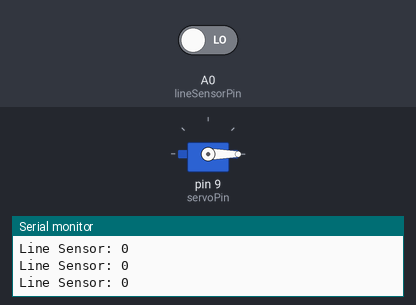
This sketch was run on a simulated Arduino Uno, built with avr-gcc and run on an emulated ATmega328P. Shown: servo, the last lines printed to the serial monitor. Inputs (shaded band) come from the test bench; at power-on: A0 (lineSensorPin) LOW.

Above: at 1.2 s.
1.3 s: A0 (lineSensorPin) driven HIGH
At 4.1 s:
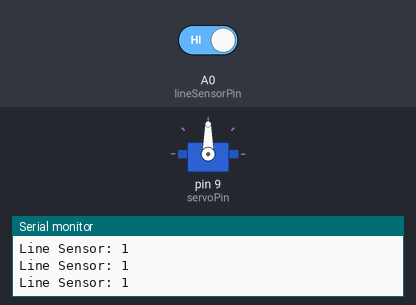
4.3 s: A0 (lineSensorPin) driven LOW
At 5.1 s:
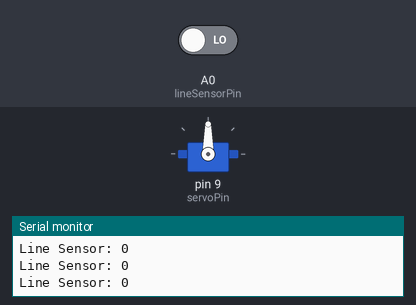
Timing chart, 0 to 7.3 s (numbered marks = the images above; inputs shaded):
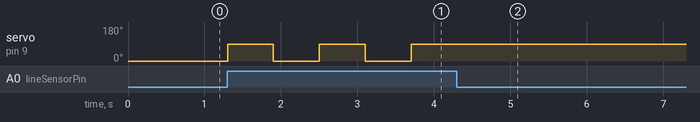

The sketch:

teste_servo_com_linha.ino
```cpp
#include <Servo.h>

// Definição do pino do sensor de linha
const int lineSensorPin = A0;

// Criação do objeto servo
Servo myServo;

// Definição do pino do servo
const int servoPin = 9;

// Variável para armazenar o estado do servo
int servoState = 0; // 0: 0 graus, 1: 90 graus

void setup() {
  // Define o pino do sensor de linha como entrada
  pinMode(lineSensorPin, INPUT);

  // Anexa o servo ao pino designado
  myServo.attach(servoPin);

  // Inicializa o servo na posição 0 graus
  myServo.write(0);

  // Inicializa a comunicação serial para depuração
  Serial.begin(9600);
}

void loop() {
  // Lê o valor do sensor de linha
  int sensorValue = digitalRead(lineSensorPin);

  // Depuração: imprime o valor do sensor no Monitor Serial
  Serial.print("Line Sensor: ");
  Serial.println(sensorValue);

  // Controle do servo motor baseado no sensor de linha
  if (sensorValue == HIGH) {
    // Se a linha for detectada, altera o estado do servo
    if (servoState == 0) {
      // Se o servo estiver em 0 graus, gira para 90 graus
      myServo.write(90);
      servoState = 1;
    } else {
      // Se o servo estiver em 90 graus, gira para 0 graus
      myServo.write(0);
      servoState = 0;
    }

    // Espera um pouco para evitar múltiplas detecções rápidas
    delay(500);
  }

  delay(100); // Pausa para estabilização
}
```

Measured:
- after the input at 1.3 s, servo on pin 9 (servoPin): alternates 90° for 0.60 s and 0° for 0.60 s, starting at once
- after the input at 4.3 s, servo on pin 9 (servoPin): stops changing and stays 90°
